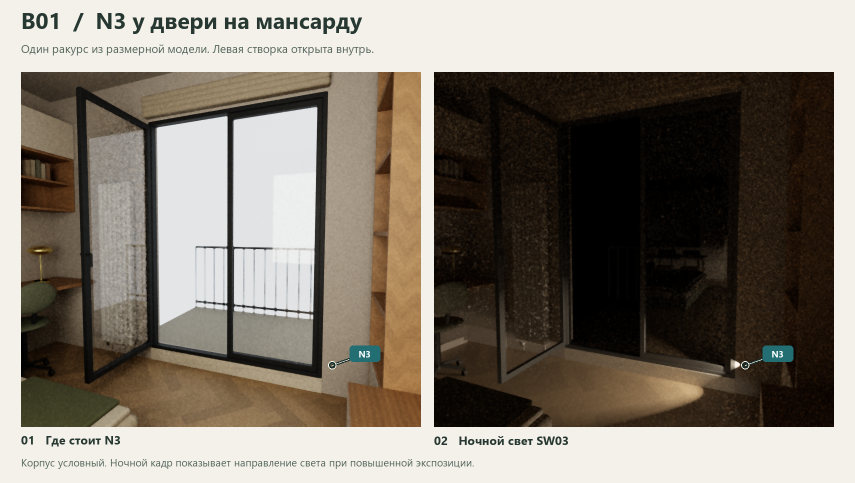
#> input picture output/visualizations/B01_N3_день_и_ночь_3D_v1.png, 1710 x 966 px, given in place of 01_кухня_диван_рабочее_место.png, which was not available (shown at 1/2 size)
$ python build_b01_materials_board.py
#> lines starting #> are read from the running program, lines starting #| are printed output that depends on the picture
"""Create the B01 concept board from the owner's selected references."""
from pathlib import Path
from PIL import Image, ImageDraw, ImageFont, ImageOps

ROOT = Path(__file__).resolve().parents[1]
REFERENCES = ROOT / 'кухня гостинная' / 'Выбрано владельцем'
OUTPUT = ROOT / 'output' / 'visualizations' / 'B01_материалы_свет_концепция_v1.png'

def font(size, bold=False):
    name = 'arialbd.ttf' if bold else 'arial.ttf'
    return ImageFont.truetype(f'C:/Windows/Fonts/{name}', size)

canvas = Image.new('RGB', (2200, 1610), '#f3f0ea')
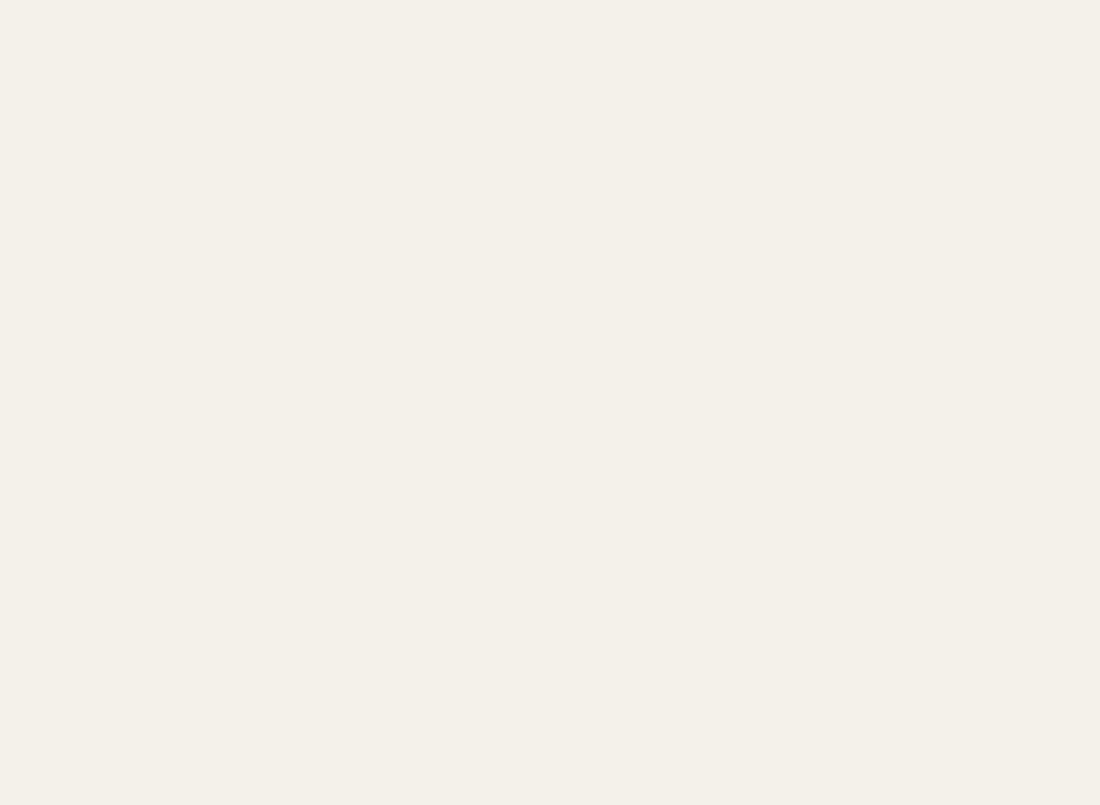
#> canvas: PIL image 2200x1610 RGB (shown at 1/2 size); mean R, G, B 243, 240, 234
draw = ImageDraw.Draw(canvas)
draw.text((70, 36), 'B01  |  кухня, материалы и свет', font=font(49, True), fill='#263630')
draw.text((70, 100), 'Концепция по выбранным визуализациям  ·  цвета требуют проверки по образцам', font=font(25), fill='#785e4d')
for name, x in [('01_кухня_диван_рабочее_место.png', 70), ('02_компактная_медиастена.png', 1140)]:
    with Image.open(REFERENCES / name) as source:
#> source is the input picture: PIL image 1710x966 RGB; mean R, G, B 132, 124.4, 113.9
        preview = ImageOps.contain(source.convert('RGB'), (990, 560))
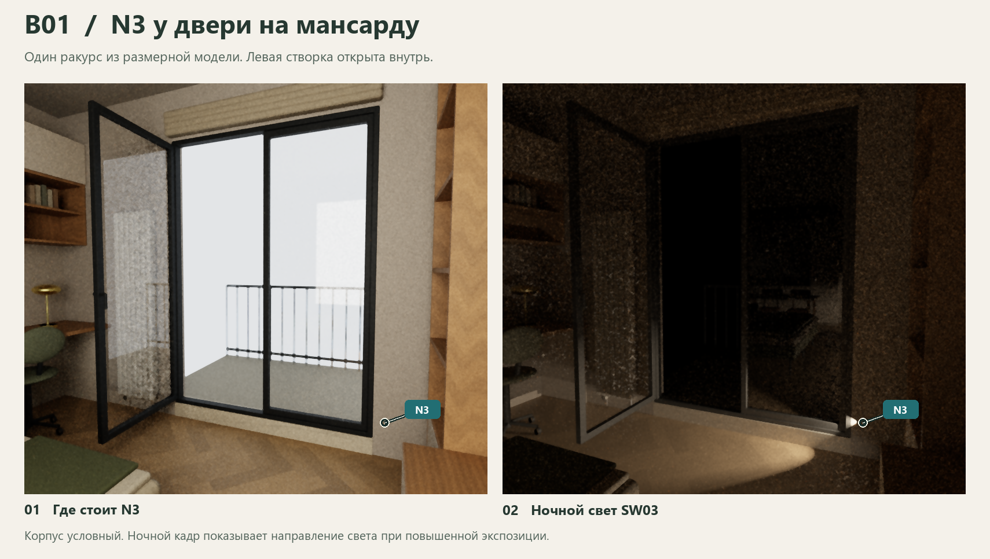
#> preview: PIL image 990x559 RGB; mean R, G, B 132, 124.4, 113.9
    canvas.paste(preview, (x + (990-preview.width)//2, 160))
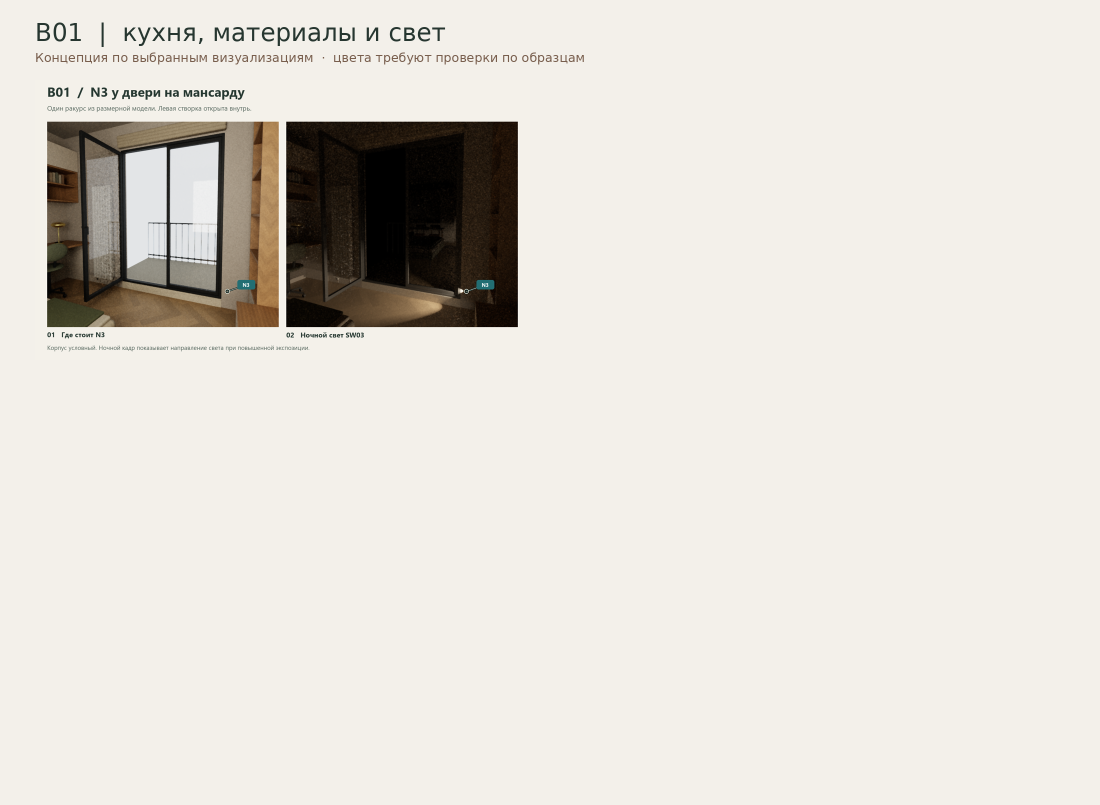
#> canvas: PIL image 2200x1610 RGB (shown at 1/2 size); mean R, G, B 225, 221.3, 214.6
#> pass 2 of the loop `for name, x in [('01_кухня_диван_рабочее_место.png', 70), ('02_компакт..`:
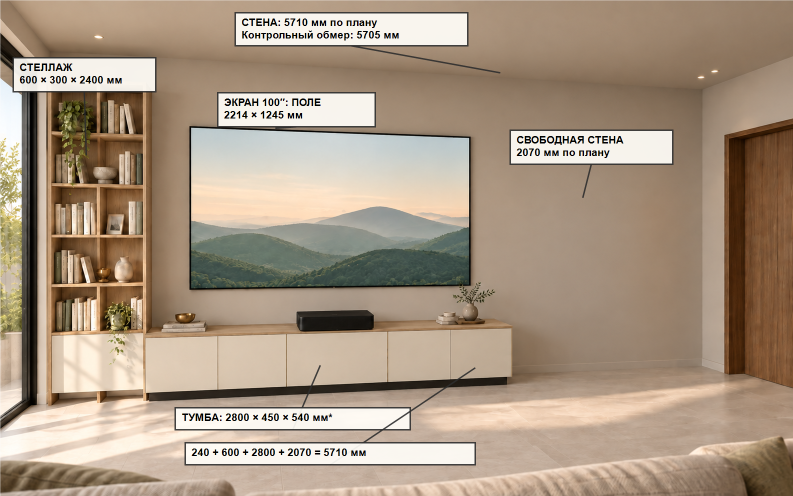
#> input picture Кухня-гостиная/03 Выбрано владельцем/02_компактная_медиастена.png, 1586 x 992 px, found by its file name (shown at 1/2 size)
#> source is the input picture: PIL image 1586x992 RGBA; mean R, G, B, A 167.3, 148.9, 129.3, 254.8
#> `preview = ImageOps.contain(source.convert('RGB'), (990, 560))`:
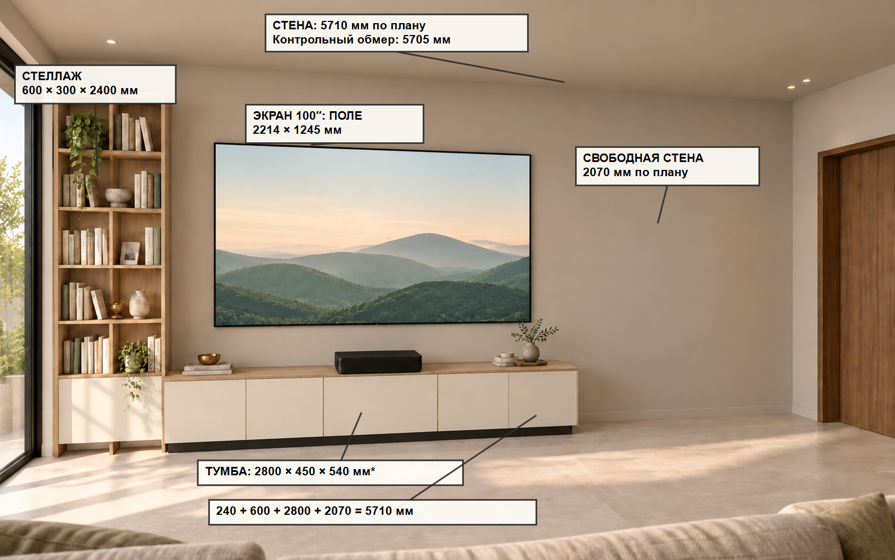
#> preview: PIL image 895x560 RGB; mean R, G, B 167.3, 148.9, 129.3
#> `canvas.paste(preview, (x + (990-preview.width)//2, 160))`:
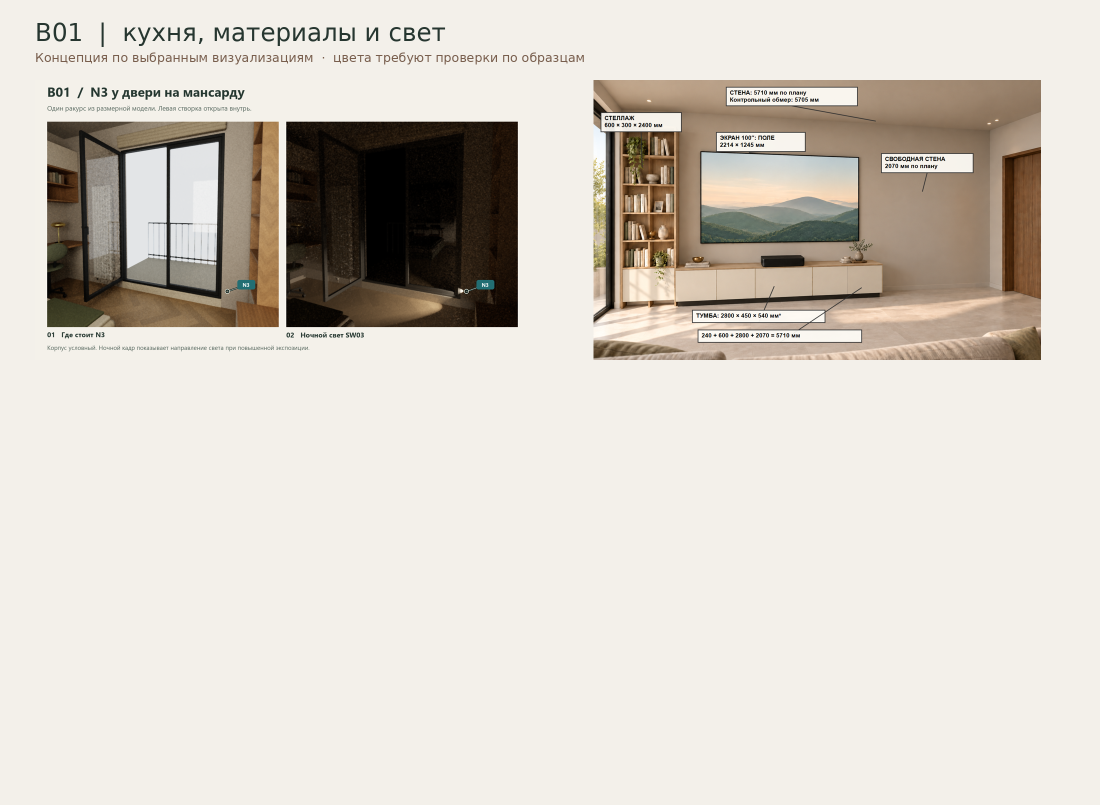
#> canvas: PIL image 2200x1610 RGB (shown at 1/2 size); mean R, G, B 214.3, 208.4, 199.8
draw.text((70, 760), 'ПАЛИТРА ДЛЯ ПОДБОРА ОБРАЗЦОВ', font=font(29, True), fill='#263630')
swatches = [
    ('M01', 'Фасады', 'тёплый белый', '#e6ded0'),
    ('M02', 'Стены', 'тёплый greige', '#bbae9e'),
    ('M03', 'Столешница', 'светлый камень', '#ded8ca'),
    ('M04', 'Пол', 'светлый тёплый', '#cabda9'),
    ('M05', 'Стеллаж', 'тёплое дерево', '#9a7757'),
    ('M06', 'Текстиль', 'терракота / олива', '#a75937'),
    ('M07', 'Акцент', 'тёплый металл', '#ad8a50'),
]
for i, (code, label, detail, color) in enumerate(swatches):
    x = 70 + i*300
    draw.rounded_rectangle((x, 815, x+270, 925), radius=8, fill=color, outline='#d0c9bd', width=2)
    draw.text((x, 938), f'{code}  {label}', font=font(23, True), fill='#263630')
    draw.text((x, 968), detail, font=font(19), fill='#625e57')
draw.text((70, 1040), 'СЦЕНАРИИ СВЕТА', font=font(29, True), fill='#263630')
scenes = [
    ('ГОТОВКА', 'общий + подсветка\nрабочей поверхности'),
    ('ОБЕД', 'общий свет для стола\nи зоны дивана'),
    ('РАБОТА', 'регулируемый локальный\nсвет у рабочего места'),
    ('КИНО', 'мягкий фон без\nзасветки экрана'),
    ('НОЧЬ', 'ориентирующий свет\nпосле уборки стола'),
]
for i, (title, detail) in enumerate(scenes):
    x=70+i*425
    draw.rounded_rectangle((x, 1090, x+397, 1260), radius=12, fill='#fffdf9', outline='#d7d0c6', width=2)
    draw.text((x+22, 1110), title, font=font(23, True), fill='#856243')
    draw.multiline_text((x+22, 1150), detail, font=font(21), fill='#394841', spacing=9)
draw.text((70, 1320), 'Материалы, приборы и места светильников уточняются по образцам, обмерам и проекту.', font=font(24), fill='#725b4c')
draw.text((70, 1360), 'Стол убирается на ночь. Показанные изображения — выбранные владельцем виды.', font=font(24), fill='#725b4c')
OUTPUT.parent.mkdir(parents=True, exist_ok=True)
canvas.save(OUTPUT)
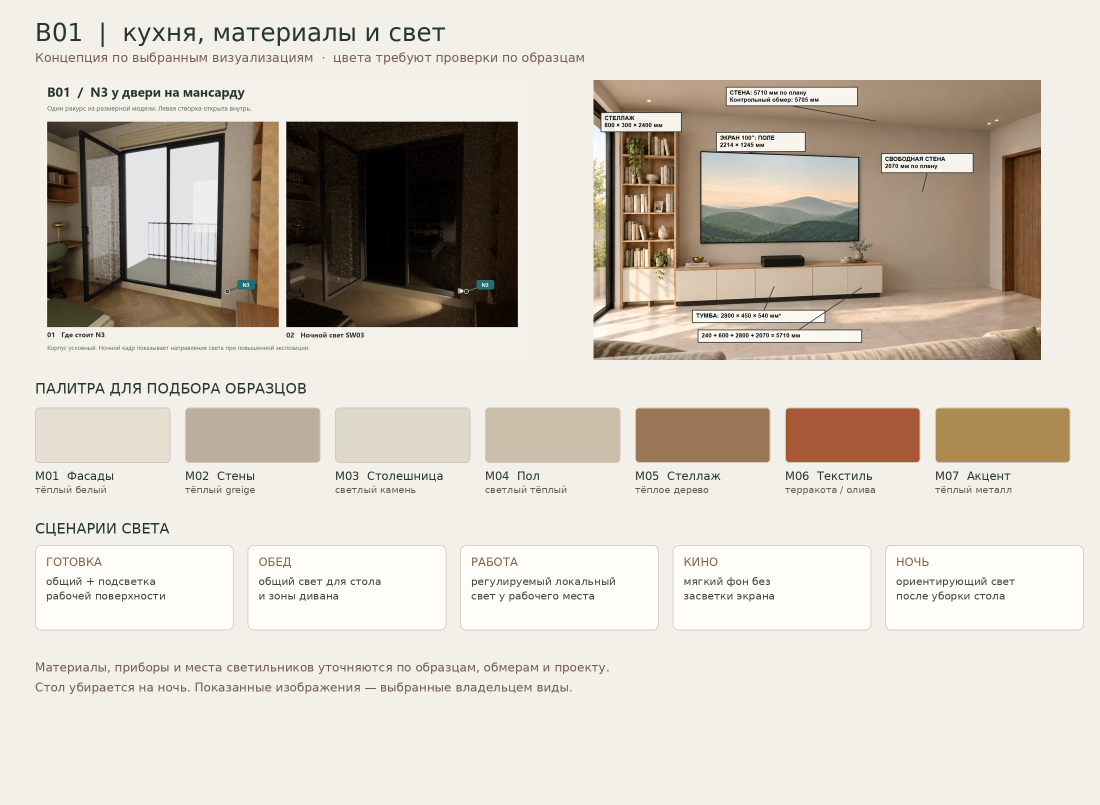
#> saved as B01_материалы_свет_концепция_v1.png: PIL image 2200x1610 RGB (shown at 1/2 size); mean R, G, B 210.5, 203.3, 193.6
print(f'OK {OUTPUT}')
